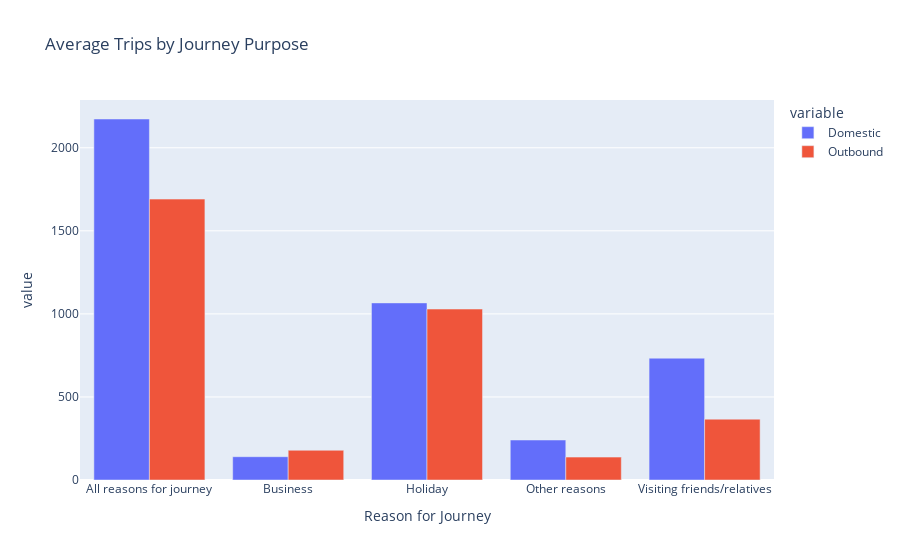

The notebook cell this image was saved under:
### Code cell
fig4 = px.bar(
    journey_dist,
    barmode='group',
    title='Average Trips by Journey Purpose'
)
fig4.show()

### Figure 1 — Plotly figure (JSON) as saved in the notebook; plotly's stock layout.template omitted (floating-point values rounded to 4 significant figures)
{"data": [{"alignmentgroup": "True", "hovertemplate": "variable=Domestic<br>Reason for Journey=%{x}<br>value=%{y}<extra></extra>", "legendgroup": "Domestic", "marker": {"color": "#636efa", "pattern": {"shape": ""}}, "name": "Domestic", "offsetgroup": "Domestic", "orientation": "v", "showlegend": true, "textposition": "auto", "type": "bar", "x": ["All reasons for journey", "Business", "Holiday", "Other reasons", "Visiting friends/relatives"], "xaxis": "x", "y": [2173.0, 140.2, 1066.0, 240.8, 733.3], "yaxis": "y"}, {"alignmentgroup": "True", "hovertemplate": "variable=Outbound<br>Reason for Journey=%{x}<br>value=%{y}<extra></extra>", "legendgroup": "Outbound", "marker": {"color": "#EF553B", "pattern": {"shape": ""}}, "name": "Outbound", "offsetgroup": "Outbound", "orientation": "v", "showlegend": true, "textposition": "auto", "type": "bar", "x": ["All reasons for journey", "Business", "Holiday", "Other reasons", "Visiting friends/relatives"], "xaxis": "x", "y": [1691.0, 178.9, 1029.0, 137.8, 366.2], "yaxis": "y"}], "layout": {"barmode": "group", "legend": {"title": {"text": "variable"}, "tracegroupgap": 0}, "title": {"text": "Average Trips by Journey Purpose"}, "xaxis": {"anchor": "y", "domain": [0, 1], "title": {"text": "Reason for Journey"}}, "yaxis": {"anchor": "x", "domain": [0, 1], "title": {"text": "value"}}}}
